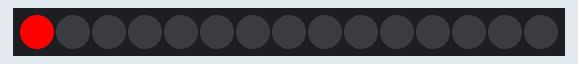
Bench run of a program on a simulated Raspberry Pi Pico running MicroPython. Shown: 15 RGB LEDs in strip order, left to right.

Above: at 0.15 s.
At 4.57 s:
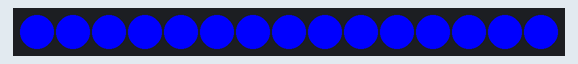
At 10.0 s:
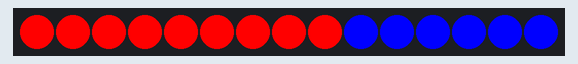
At 19.96 s:
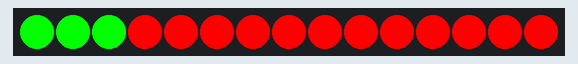
At 30.21 s:
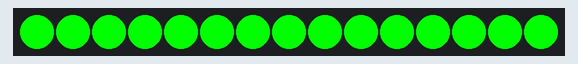
At 39.87 s:
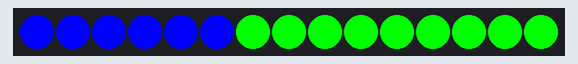

The program:

day12-4.py
```python
# Imports
import time
from machine import Pin
from neopixel import NeoPixel

# Define the strip pin number (28) and number of LEDs (15)
strip = NeoPixel(Pin(28), 15)

# Colour variables
red = 255,0,0
green = 0,255,0
blue= 0,0,255

# Define colour list
colours = [red, green, blue]

while True: # Run forever

    # Iterate over the colours
    for j in colours:

        # Then iterate over 15 leds
        for i in range(15):

            # Set each LED in the range to red
            strip[i] = (j)

            # Delay - the speed of the chaser
            time.sleep(0.1)

            # Send the data to the strip
            strip.write()
```
